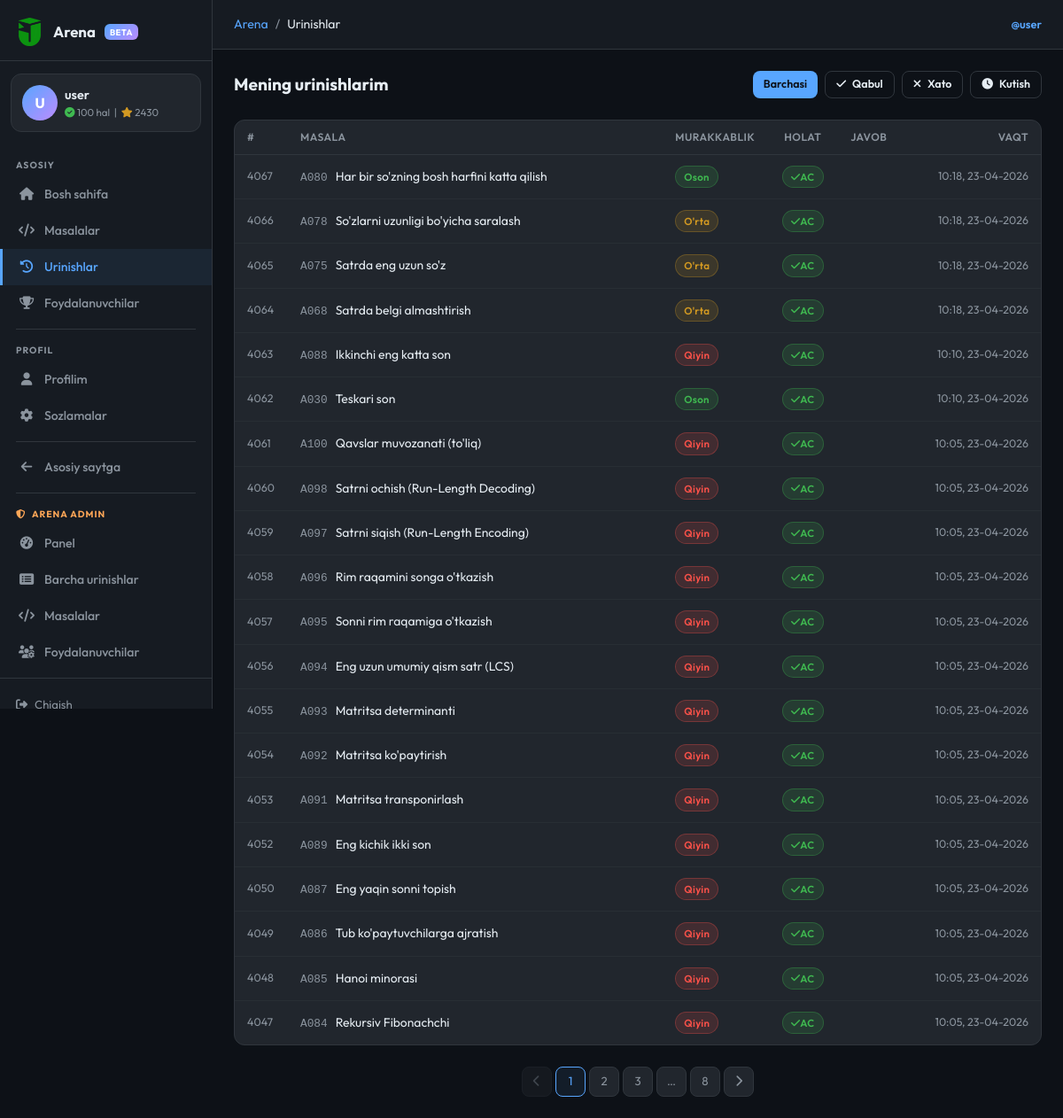
/arena/submissions (signed in), run on the app's committed database.
### models.py (models this page shows, shortened)
class ArenaUser(db.Model):
    __tablename__ = 'arena_users'
    id = db.Column(db.Integer, primary_key=True)
    username = db.Column(db.String(50), unique=True, nullable=False)
    full_name = db.Column(db.String(100), nullable=False)
    age = db.Column(db.Integer)
    password_hash = db.Column(db.String(256), nullable=False)
    bio = db.Column(db.Text, default='')
    rating = db.Column(db.Integer, default=0)
    problems_solved = db.Column(db.Integer, default=0)
    total_stars = db.Column(db.Integer, default=0)
    created_at = db.Column(db.DateTime, default=tashkent_now)
    last_seen = db.Column(db.DateTime, default=tashkent_now)
    submissions = db.relationship('ArenaSubmission', backref='user', lazy='dynamic')
    __table_args__ = (
        db.Index('ix_arena_user_username', 'username'),
        db.Index('ix_arena_user_rating', 'rating'),
    )

class ArenaProblem(db.Model):
    __tablename__ = 'arena_problems'
    id = db.Column(db.Integer, primary_key=True)
    code = db.Column(db.String(10), unique=True, nullable=False)  # A001, M005
    title = db.Column(db.String(200), nullable=False)
    description = db.Column(db.Text, nullable=False)
    input_format = db.Column(db.Text, default='')
    output_format = db.Column(db.Text, default='')
    constraints = db.Column(db.Text, default='')
    examples = db.Column(db.Text, default='[]')  # JSON: [{input, output, explanation}]
    hidden_tests = db.Column(db.Text, default='[]')  # JSON: [{input, output}] — foydalanuvchiga ko'rsatilmaydi
    difficulty = db.Column(db.String(10), default='easy')   # easy / medium / hard
    category = db.Column(db.String(50), default='general')
    correct_answer = db.Column(db.Text, default='')          # for auto-grading
    time_limit = db.Column(db.Float, default=1.0)            # seconds (display)
    memory_limit = db.Column(db.Integer, default=256)        # MB (display)
    is_active = db.Column(db.Boolean, default=True)
    created_at = db.Column(db.DateTime, default=tashkent_now)
    accepted_count = db.Column(db.Integer, default=0)
    submission_count = db.Column(db.Integer, default=0)
    submissions = db.relationship('ArenaSubmission', backref='problem', lazy='dynamic')
    __table_args__ = (
        db.Index('ix_arena_problem_difficulty', 'difficulty'),
        db.Index('ix_arena_problem_category', 'category'),
        db.Index('ix_arena_problem_active', 'is_active'),
    )

### routes/arena.py (the view)
@arena_bp.route('/submissions')
@arena_required
def submissions():
    uid = session['arena_user_id']
    status_f = request.args.get('status', '')
    page     = request.args.get('page', 1, type=int)
    q = ArenaSubmission.query.filter_by(user_id=uid)
    if status_f in ('AC', 'WA', 'PE'):
        q = q.filter_by(status=status_f)
    q = q.order_by(ArenaSubmission.submitted_at.desc())
    paginated = q.paginate(page=page, per_page=20, error_out=False)
    return render_template('arena/submissions.html',
                           subs=paginated,
                           current_status=status_f)

### models.py (called while the page is built)
def tashkent_now():
    return datetime.utcnow() + timedelta(hours=5)

### routes/arena.py (called while the page is built)
def _current_user():
    uid = session.get('arena_user_id')
    if not uid:
        return None
    return ArenaUser.query.get(uid)

def arena_required(f):
    @wraps(f)
    def decorated(*args, **kwargs):
        if not session.get('arena_user_id'):
            flash('Davom etish uchun tizimga kiring.', 'warning')
            return redirect(url_for('arena.login', next=request.full_path))
        return f(*args, **kwargs)
    return decorated

def _is_arena_admin():
    u = _current_user()
    return u is not None and u.username.lower() == ARENA_ADMIN_USERNAME

@arena_bp.context_processor
def _inject():
    u = _current_user()
    if u:
        u.last_seen = tashkent_now()
        try:
            db.session.commit()
        except Exception:
            db.session.rollback()
    return dict(arena_user=u, is_arena_admin=_is_arena_admin())

### templates/arena/submissions.html (shortened to what this page needs)
{% extends "arena/base.html" %}
{% block breadcrumb %}<li class="breadcrumb-item active">Urinishlar</li>{% endblock %}
{% block content %}
<div class="d-flex align-items-center justify-content-between mb-4 flex-wrap gap-2">
  <h2 style="font-size:1.2rem; font-weight:700; margin:0;">Mening urinishlarim</h2>
  <div class="d-flex gap-2">
    {% for lbl, val in [('Barchasi',''), ('Qabul','AC'), ('Xato','WA'), ('Kutish','PE')] %}
    <a href="{{ url_for('arena.submissions', status=val) }}"
       class="ar-btn ar-btn-sm {% if current_status == val %}ar-btn-primary{% else %}ar-btn-outline{% endif %}">
      {% if val == 'AC' %}<i class="fas fa-check"></i>{% elif val == 'WA' %}<i class="fas fa-times"></i>{% elif val == 'PE' %}<i class="fas fa-clock"></i>{% endif %}
      {{ lbl }}
    </a>
    {% endfor %}
  </div>
</div>
<div class="ar-card">
  <table class="ar-table">
    <thead><tr>
      <th style="width:60px">#</th>
      <th>Masala</th>
      <th style="width:90px">Murakkablik</th>
      <th style="width:80px; text-align:center">Holat</th>
      <th>Javob</th>
      <th style="width:110px; text-align:right">Vaqt</th>
    </tr></thead>
    <tbody>
    {% for s in subs.items %}
    <tr class="sub-row-link" onclick="viewCode({{ s.id }})">
      <td style="color:var(--ar-muted); font-size:.78rem;">{{ s.id }}</td>
      <td>
        <a href="{{ url_for('arena.problem_detail', pid=s.problem_id) }}"
           style="color:var(--ar-text); text-decoration:none;">
          <span style="font-family:'Courier New',monospace; color:var(--ar-muted); font-size:.8rem; margin-right:6px;">{{ s.problem.code }}</span>
          {{ s.problem.title }}
        </a>
      </td>
      <td>
        <span class="ar-badge badge-{{ s.problem.difficulty }}">
          {% if s.problem.difficulty == 'easy' %}Oson{% elif s.problem.difficulty == 'medium' %}O'rta{% else %}Qiyin{% endif %}
        </span>
      </td>
      <td style="text-align:center;">
        <span class="ar-badge badge-{{ s.status.lower() }}">
          {% if s.status == 'AC' %}<i class="fas fa-check"></i> {% elif s.status == 'WA' %}<i class="fas fa-times"></i> {% else %}<i class="fas fa-clock"></i> {% endif %}
          {{ s.status }}
        </span>
      </td>
      <td style="color:var(--ar-muted); font-size:.82rem; max-width:200px; overflow:hidden; text-overflow:ellipsis; white-space:nowrap;">
      </td>
      <td style="text-align:right; color:var(--ar-muted); font-size:.78rem; white-space:nowrap;">
        {{ s.submitted_at.strftime('%H:%M, %d-%m-%Y') }}
      </td>
    </tr>
    {% endfor %}
    </tbody>
  </table>
</div>
{% if subs.pages > 1 %}
<div class="d-flex justify-content-center mt-4">
  <div class="ar-pagination">
    <a href="{{ url_for('arena.submissions', page=subs.prev_num, status=current_status) }}"
       class="ar-page-btn {% if not subs.has_prev %}disabled{% endif %}">
      <i class="fas fa-chevron-left"></i>
    </a>
    {% for pg in subs.iter_pages(left_edge=1, right_edge=1, left_current=2, right_current=2) %}
      {% if pg %}
        <a href="{{ url_for('arena.submissions', page=pg, status=current_status) }}"
           class="ar-page-btn {% if pg == subs.page %}active{% endif %}">{{ pg }}</a>
      {% else %}
        <span class="ar-page-btn" style="pointer-events:none;">…</span>
      {% endif %}
    {% endfor %}
    <a href="{{ url_for('arena.submissions', page=subs.next_num, status=current_status) }}"
       class="ar-page-btn {% if not subs.has_next %}disabled{% endif %}">
      <i class="fas fa-chevron-right"></i>
    </a>
  </div>
</div>
{% endif %}
{% endblock %}

### templates/arena/base.html (shortened to what this page needs)
<!DOCTYPE html>
<html lang="uz">
<head>
  {% set _site_name = "Jahon School Arena — Asilbek Mirolimov" %}
  {% set _base_url  = (config.get("PUBLIC_BASE_URL","") or request.url_root).rstrip("/") %}
  {% set _default_desc = "Jahon School Arena — Asilbek Mirolimov tomonidan yaratilgan dasturlash platformasi. Masalalarni yeching, bilimingizni sinang, reytingda yuqoriga chiqing." %}
  {% set _default_kw   = "jahon school arena, jahon school test, asilbek mirolimov, arena, dasturlash, python, algoritmlar, online judge, bilim sinash, masala, kod, reyting, informatika, uzbekistan" %}
  {% set _og_image     = _base_url + url_for('static', filename='img/logo.png') %}
  <link href="https://cdn.jsdelivr.net/npm/bootstrap@5.3.0/dist/css/bootstrap.min.css" rel="stylesheet">
  <link rel="stylesheet" href="https://cdnjs.cloudflare.com/ajax/libs/font-awesome/6.4.0/css/all.min.css">
</head>
<body>
<aside class="ar-sidebar" id="arSidebar">
  <a class="ar-sidebar-logo" href="{{ url_for('arena.index') }}">
    <img src="{{ url_for('static', filename='img/logo.png') }}" alt="logo">
    <span>Arena</span>
    <span class="badge-arena">BETA</span>
  </a>
  {% if arena_user %}
  <div class="ar-user-card">
    <div class="d-flex align-items-center gap-2">
      <div class="av">{{ arena_user.username[0].upper() }}</div>
      <div style="min-width:0">
        <div class="uname">{{ arena_user.username }}</div>
        <div class="ustats">
          <i class="fas fa-check-circle" style="color:var(--ar-green)"></i>
          {{ arena_user.problems_solved }} hal &nbsp;|&nbsp;
          <i class="fas fa-star" style="color:var(--ar-yellow)"></i>
          {{ arena_user.rating }}
        </div>
      </div>
    </div>
  </div>
  {% endif %}
  <nav class="ar-nav">
    <div class="ar-nav-label">Asosiy</div>
    <a class="ar-nav-link {% if request.endpoint == 'arena.index' %}active{% endif %}"
       href="{{ url_for('arena.index') }}">
      <i class="fas fa-home"></i> Bosh sahifa
    </a>
    <a class="ar-nav-link {% if request.endpoint in ('arena.problems','arena.problem_detail') %}active{% endif %}"
       href="{{ url_for('arena.problems') }}">
      <i class="fas fa-code"></i> Masalalar
    </a>
    <a class="ar-nav-link {% if request.endpoint == 'arena.submissions' %}active{% endif %}"
       {% if arena_user %}href="{{ url_for('arena.submissions') }}"{% else %}href="{{ url_for('arena.login') }}"{% endif %}>
      <i class="fas fa-history"></i> Urinishlar
    </a>
    <a class="ar-nav-link {% if request.endpoint == 'arena.users' %}active{% endif %}"
       href="{{ url_for('arena.users') }}">
      <i class="fas fa-trophy"></i> Foydalanuvchilar
    </a>
    <div class="ar-nav-sep"></div>
    <div class="ar-nav-label">Profil</div>
    {% if arena_user %}
    <a class="ar-nav-link {% if request.endpoint == 'arena.profile' %}active{% endif %}"
       href="{{ url_for('arena.profile', username=arena_user.username) }}">
      <i class="fas fa-user"></i> Profilim
    </a>
    <a class="ar-nav-link {% if request.endpoint == 'arena.settings' %}active{% endif %}"
       href="{{ url_for('arena.settings') }}">
      <i class="fas fa-cog"></i> Sozlamalar
    </a>
    {% endif %}
    <div class="ar-nav-sep"></div>
    <a class="ar-nav-link" href="{{ url_for('main.index') }}" target="_blank">
      <i class="fas fa-arrow-left"></i> Asosiy saytga
    </a>
    {% if is_arena_admin %}
    <div class="ar-nav-sep"></div>
    <div class="ar-nav-label" style="color:var(--ar-orange);">
      <i class="fas fa-shield-alt" style="margin-right:4px;"></i> Arena Admin
    </div>
    <a class="ar-nav-link {% if request.endpoint == 'arena.arena_admin_dashboard' %}active{% endif %}"
       href="{{ url_for('arena.arena_admin_dashboard') }}">
      <i class="fas fa-tachometer-alt"></i> Panel
    </a>
    <a class="ar-nav-link {% if request.endpoint in ('arena.arena_admin_submissions',) %}active{% endif %}"
       href="{{ url_for('arena.arena_admin_submissions') }}">
      <i class="fas fa-list-alt"></i> Barcha urinishlar
    </a>
    <a class="ar-nav-link {% if request.endpoint in ('arena.arena_admin_problems','arena.arena_admin_problem_new','arena.arena_admin_problem_edit') %}active{% endif %}"
       href="{{ url_for('arena.arena_admin_problems') }}">
      <i class="fas fa-code"></i> Masalalar
    </a>
    <a class="ar-nav-link {% if request.endpoint == 'arena.arena_admin_users' %}active{% endif %}"
       href="{{ url_for('arena.arena_admin_users') }}">
      <i class="fas fa-users-cog"></i> Foydalanuvchilar
    </a>
    {% endif %}
  </nav>
  {% if arena_user %}
  <div class="ar-sidebar-footer">
    <a href="{{ url_for('arena.logout') }}">
      <i class="fas fa-sign-out-alt"></i> Chiqish
    </a>
  </div>
  {% endif %}
</aside>
<div class="ar-main">
  <div class="ar-topbar">
    <nav aria-label="breadcrumb">
      <ol class="breadcrumb">
        <li class="breadcrumb-item"><a href="{{ url_for('arena.index') }}">Arena</a></li>
        {% block breadcrumb %}{% endblock %}
      </ol>
    </nav>
    <div class="ms-auto" style="font-size:0.8rem; color:var(--ar-muted);">
      {% if arena_user %}
      <a href="{{ url_for('arena.profile', username=arena_user.username) }}"
         style="color:var(--ar-primary); text-decoration:none; font-weight:600;">
        @{{ arena_user.username }}
      </a>
      {% else %}
      <a href="{{ url_for('arena.login') }}" style="color:var(--ar-primary); text-decoration:none;">Kirish</a>
      &nbsp;/&nbsp;
      <a href="{{ url_for('arena.register') }}" style="color:var(--ar-muted); text-decoration:none;">Ro'yxat</a>
      {% endif %}
    </div>
  </div>
  <div class="ar-content">
    {% block content %}{% endblock %}
  </div>
</div>
</body>
</html>

### templates/arena/submissions.html (style rules this page uses)
.sub-row-link { cursor:pointer; }

### data on the page
ArenaUser: username "U", username "user", problems_solved "100", rating "2430"
ArenaProblem: problem.code "A080", problem "Har bir so'zning bosh harfini katta qilish"
ArenaProblem: problem.code "A078", problem "So'zlarni uzunligi bo'yicha saralash"
ArenaProblem: problem.code "A075", problem "Satrda eng uzun so'z"
ArenaProblem: problem.code "A068", problem "Satrda belgi almashtirish"
ArenaProblem: problem.code "A088", problem "Ikkinchi eng katta son"
ArenaProblem: problem.code "A030", problem "Teskari son"
ArenaProblem: problem.code "A100", problem "Qavslar muvozanati (to'liq)"
ArenaProblem: problem.code "A098", problem "Satrni ochish (Run-Length Decoding)"
ArenaProblem: problem.code "A097", problem "Satrni siqish (Run-Length Encoding)"
ArenaProblem: problem.code "A096", problem "Rim raqamini songa o'tkazish"
ArenaProblem: problem.code "A095", problem "Sonni rim raqamiga o'tkazish"
ArenaProblem: problem.code "A094", problem "Eng uzun umumiy qism satr (LCS)"
ArenaProblem: problem.code "A093", problem "Matritsa determinanti"
ArenaProblem: problem.code "A092", problem "Matritsa ko'paytirish"
ArenaProblem: problem.code "A091", problem "Matritsa transponirlash"
ArenaProblem: problem.code "A089", problem "Eng kichik ikki son"
ArenaProblem: problem.code "A087", problem "Eng yaqin sonni topish"
ArenaProblem: problem.code "A086", problem "Tub ko'paytuvchilarga ajratish"
ArenaProblem: problem.code "A085", problem "Hanoi minorasi"
ArenaProblem: problem.code "A084", problem "Rekursiv Fibonachchi"

### other printed values
{{ lbl }} "Barchasi" "Qabul" "Xato" "Kutish"
{{ s.id }} "4067" "4066" "4065" "4064" "4063" "4062" "4061" "4060" "4059" "4058" "4057" "4056" "4055" "4054" "4053" "4052" "4050" "4049" "4048" "4047"
{{ s.status }} "AC" "AC" "AC" "AC" "AC" "AC" "AC" "AC" "AC" "AC" "AC" "AC" "AC" "AC" "AC" "AC" "AC" "AC" "AC" "AC"
{{ s.submitted_at.strftime('%H:%M, %d-%m-%Y') }} "10:18, 23-04-2026" "10:18, 23-04-2026" "10:18, 23-04-2026" "10:18, 23-04-2026" "10:10, 23-04-2026" "10:10, 23-04-2026" "10:05, 23-04-2026" "10:05, 23-04-2026" "10:05, 23-04-2026" "10:05, 23-04-2026" "10:05, 23-04-2026" "10:05, 23-04-2026" "10:05, 23-04-2026" "10:05, 23-04-2026" "10:05, 23-04-2026" "10:05, 23-04-2026" "10:05, 23-04-2026" "10:05, 23-04-2026" "10:05, 23-04-2026" "10:05, 23-04-2026"
{{ pg }} "1" "2" "3" "8"
